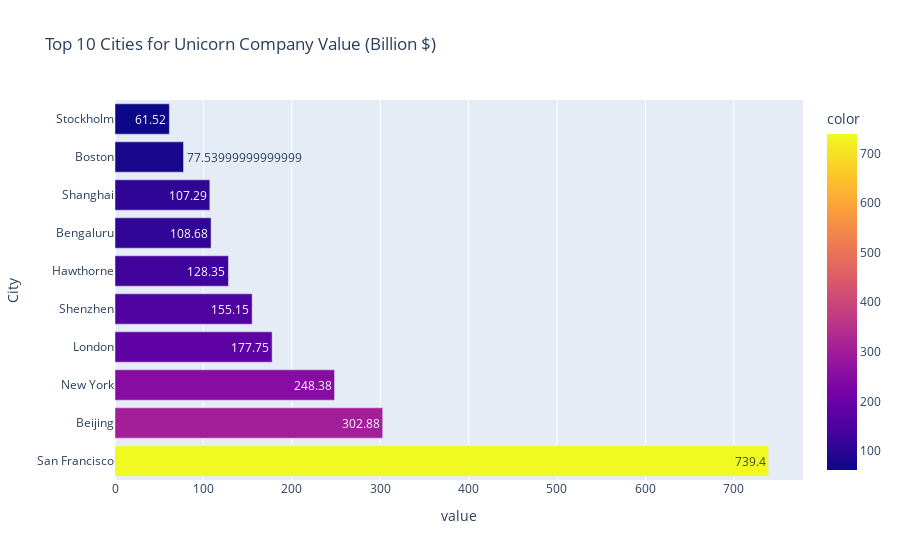

The notebook cell this image was saved under:
### Code cell
df2 = df.groupby('City')['USD'].sum()
df2 = df2.sort_values(ascending = False).head(10)
fig = px.bar(df2, orientation='h', color = df2,text=df2,  title = 'Top 10 Cities for Unicorn Company Value (Billion $)')

fig.show()

### Figure 1 — Plotly figure (JSON) as saved in the notebook; plotly's stock layout.template omitted (floating-point values rounded to 4 significant figures)
{"data": [{"alignmentgroup": "True", "hovertemplate": "value=%{x}<br>City=%{y}<br>text=%{text}<br>color=%{marker.color}<extra></extra>", "legendgroup": "", "marker": {"color": [739.4, 302.9, 248.4, 177.8, 155.2, 128.3, 108.7, 107.3, 77.54, 61.52], "coloraxis": "coloraxis", "pattern": {"shape": ""}}, "name": "", "offsetgroup": "", "orientation": "h", "showlegend": false, "text": [739.4, 302.9, 248.4, 177.8, 155.2, 128.3, 108.7, 107.3, 77.54, 61.52], "textposition": "auto", "type": "bar", "x": [739.4, 302.9, 248.4, 177.8, 155.2, 128.3, 108.7, 107.3, 77.54, 61.52], "xaxis": "x", "y": ["San Francisco", "Beijing", "New York", "London", "Shenzhen", "Hawthorne", "Bengaluru", "Shanghai", "Boston", "Stockholm"], "yaxis": "y"}], "layout": {"barmode": "relative", "coloraxis": {"colorbar": {"title": {"text": "color"}}, "colorscale": [[0, "#0d0887"], [0.1111, "#46039f"], [0.2222, "#7201a8"], [0.3333, "#9c179e"], [0.4444, "#bd3786"], [0.5556, "#d8576b"], [0.6667, "#ed7953"], [0.7778, "#fb9f3a"], [0.8889, "#fdca26"], [1, "#f0f921"]]}, "legend": {"tracegroupgap": 0}, "title": {"text": "Top 10 Cities for Unicorn Company Value (Billion $)"}, "xaxis": {"anchor": "y", "domain": [0, 1], "title": {"text": "value"}}, "yaxis": {"anchor": "x", "domain": [0, 1], "title": {"text": "City"}}}}
